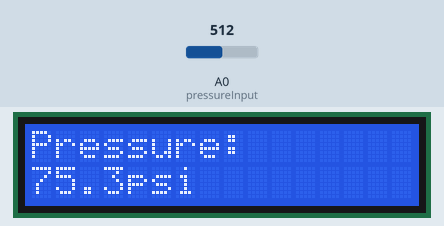
The sketch below on a simulated Arduino Uno, built with avr-gcc and run on an emulated ATmega328P. Shown: 16×2 character LCD. The test bench sets the inputs (shaded band); at power-on: A0 (pressureInput) = 512. What the sketch prints to the serial monitor is not drawn.

Above: at 1.2 s.
1.3 s: A0 (pressureInput) set to 716
At 2.4 s:
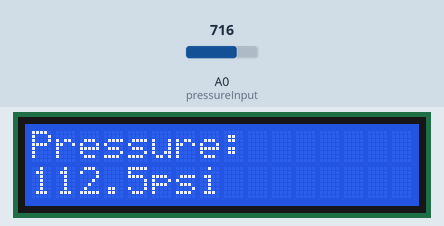
2.9 s: A0 (pressureInput) set to 900
At 4.2 s:
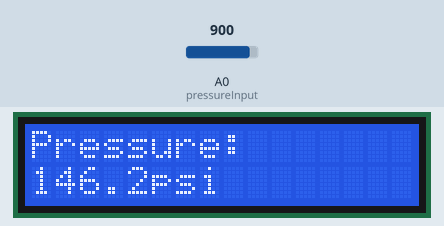
4.5 s: A0 (pressureInput) set to 931
At 5.4 s:
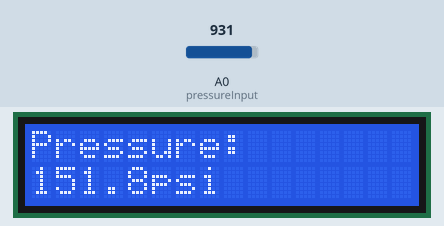
Timing chart, 0 to 7.5 s (numbered marks = the images above; inputs shaded):
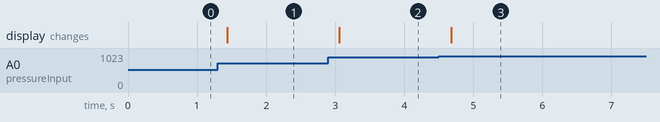

The sketch:

pressure_transducer.ino
```cpp
#include <Wire.h> //allows communication over i2c devices
#include <LiquidCrystal_I2C.h> //allows interfacing with LCD screens

const int pressureInput = A0; //select the analog input pin for the pressure transducer
const int pressureZero = 100; //analog reading of pressure transducer at 0psi
const int pressureMax = 921.6; //analog reading of pressure transducer at 100psi
const int pressuretransducermaxPSI = 150; //psi value of transducer being used
const int baudRate = 9600; //constant integer to set the baud rate for serial monitor
const int sensorreadDelay = 250; //constant integer to set the sensor read delay in milliseconds

float pressureValue = 0; //variable to store the value coming from the pressure transducer

LiquidCrystal_I2C lcd(0x27, 16, 2); //sets the LCD I2C communication address; format(address, columns, rows)

void setup() //setup routine, runs once when system turned on or reset
{
  Serial.begin(baudRate); //initializes serial communication at set baud rate bits per second
  lcd.begin(); //initializes the LCD screen
}

void loop() //loop routine runs over and over again forever
{
  pressureValue = analogRead(pressureInput); //reads value from input pin and assigns to variable
  pressureValue = ((pressureValue-pressureZero)*pressuretransducermaxPSI)/(pressureMax-pressureZero); //conversion equation to convert analog reading to psi
  Serial.print(pressureValue, 1); //prints value from previous line to serial
  Serial.println("psi"); //prints label to serial
  lcd.setCursor(0,0); //sets cursor to column 0, row 0
  lcd.print("Pressure:"); //prints label
  lcd.setCursor(0,1);
  lcd.print(pressureValue, 1); //prints pressure value to lcd screen, 1 digit on float
  lcd.print("psi"); //prints label after value
  lcd.print("   "); //to clear the display after large values or negatives
  delay(sensorreadDelay); //delay in milliseconds between read values
}
```

Measured:
- after the input at 1.3 s, the display: changes after 0.13 s (image 1)
- after the input at 2.9 s, the display: changes after 0.16 s (image 2)
- after the input at 4.5 s, the display: changes after 0.18 s (image 3)
